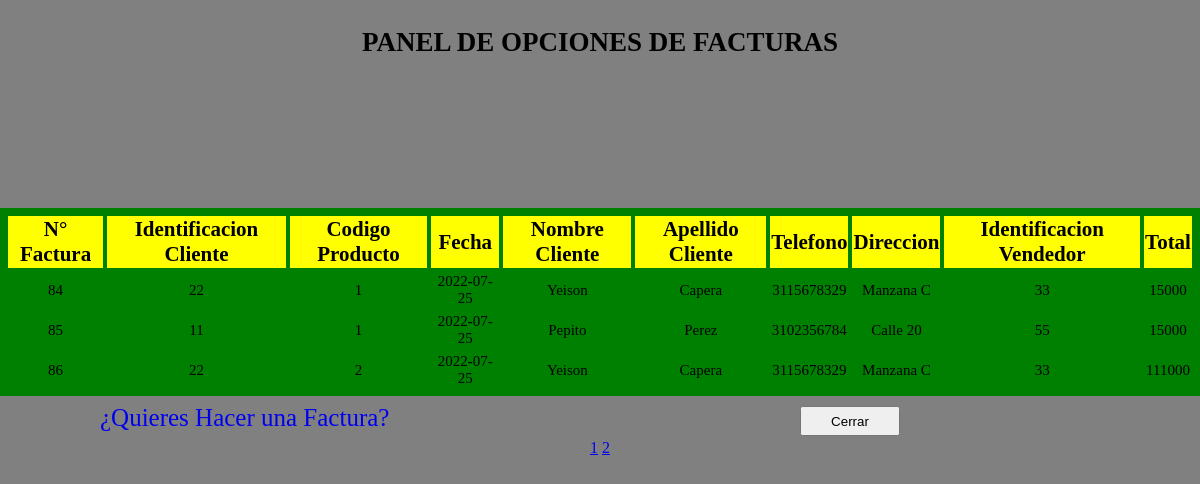
Screenshot of /verfactura/verfactura.php with the database file from the repository.
### tables this page shows
CREATE TABLE `factura` (
  `id_factura` int(12) NOT NULL,
  `id_cliente` int(12) DEFAULT NULL,
  `codigo_producto` int(12) DEFAULT NULL,
  `fecha` date DEFAULT current_timestamp(),
  `nombre_cliente` varchar(40) DEFAULT NULL,
  `apellido_cliente` varchar(50) DEFAULT 'Ninguno',
  `telefono` bigint(12) DEFAULT NULL,
  `direccion` varchar(50) DEFAULT NULL,
  `id_estado` int(3) NOT NULL,
  `id_usuario` int(12) DEFAULT NULL,
  `total` int(10) DEFAULT NULL
);

### verfactura/verfactura.php (the view, shortened to what this page needs)
<!DOCTYPE html>
<html>
<head>
	<link rel="stylesheet" href="style.css">
</head>
<body>
	<?php
	include("../conexion/conexion.php");
	$registros=3;
	if(isset($_GET["pagina"])){
		if($_GET["pagina"]==1){
			header("Location:verfactura.php");
		}else{
			$pagina=$_GET["pagina"];
		}
	}else{
		$pagina=1;
	}
	$empieza=($pagina-1)*$registros;
	$sql_total="SELECT * FROM factura";
	$resultado=$base->prepare($sql_total);
	$resultado->execute(array());
	$numfilas=$resultado->rowCount();
	$totalpagina=ceil($numfilas/$registros);
	$registros=$base->query("SELECT * from factura LIMIT $empieza, $registros")->fetchALL(PDO::FETCH_OBJ);
        ?>
<h3 align="center" class="centro">PANEL DE OPCIONES DE FACTURAS</h3>
<form action=" " method="post" autocomplete="off">
		<table align="center" border="2" class="titulo" bordercolor="orange">
			<tr>
				<th class="pri">N° Factura </th>
                <th  class="pri">Identificacion Cliente</th>
                <th  class="pri">Codigo Producto</th>
                <th  class="pri">Fecha</th>
                <th class="pri">Nombre Cliente</th>
				<th class="pri">Apellido Cliente</th>
				<th class="pri">Telefono</th>
                <th class="pri">Direccion</th>
                <th class="pri">Identificacion Vendedor</th>
                <th class="pri">Total</th>
			</tr>
			<?php
			foreach ($registros as $factura) :?>
			<tr>
				<td class="secu"><?php echo $factura->id_factura?></td>
                <td class="secu"><?php echo $factura->id_cliente?></td>
                <td class="secu"><?php echo $factura->codigo_producto?></td>
                <td class="secu"><?php echo $factura->fecha?></td>
                <td class="secu"><?php echo $factura->nombre_cliente?></td>
                <td class="secu"><?php echo $factura->apellido_cliente?></td>
                <td class="secu"><?php echo $factura->telefono?></td>
                <td class="secu"><?php echo $factura->direccion?></td>
                <td class="secu"><?php echo $factura->id_usuario?></td>
                <td class="secu"><?php echo $factura->total?></td>
			<?php
			endforeach;
			?>
			</tr>
	</tr>
		</table>
</form>
<table border="0" align="center">
	<tr>
<?php
for( $i=1; $i<=$totalpagina; $i++){
	?>
	 <td><?php echo " <a href='?pagina=" . $i . "'>" . $i . "  </a>  ";?></td>
<?php
}
?>
</td><a href="../Vendedor/index.php"><input type="button" name="admin" class="boton" value="Cerrar"onmouseup="window.close()"></a></td>
<a href="../tabla_factura/index.php?id=<?php echo $docu;?> & nombaux=<?php echo $nombre?>" target=_blank class="fac">¿Quieres Hacer una Factura?</a>

### verfactura/style.css (style rules this page uses)
body { margin: 0; background: grey; }
.centro { font-family: fantasy; font-size: 27px; text-align: center; }
.titulo { font-family: 'Times New Roman', Times, serif; font-size: 21px; background: green; border: 5px solid green; position: relative; margin-top: 150px; }
.pri { font-family: 'Times New Roman', Times, serif; background: yellow; }
.secu { text-align: center; font-size: 15px; }
.boton { width: 100px; height: 30px; margin-top: 10px; position: relative; right: -800px }
.fac { text-decoration: none; font-size: 25px; }

### rows the page displays
factura: id_factura "84", id_cliente "22", codigo_producto "1", fecha "2022-07-25", nombre_cliente "Yeison", apellido_cliente "Capera", telefono "3115678329", direccion "Manzana C", id_usuario "33", total "15000"
factura: id_factura "85", id_cliente "11", codigo_producto "1", fecha "2022-07-25", nombre_cliente "Pepito", apellido_cliente "Perez", telefono "3102356784", direccion "Calle 20", id_usuario "55", total "15000"
factura: id_factura "86", id_cliente "22", codigo_producto "2", fecha "2022-07-25", nombre_cliente "Yeison", apellido_cliente "Capera", telefono "3115678329", direccion "Manzana C", id_usuario "33", total "111000"
